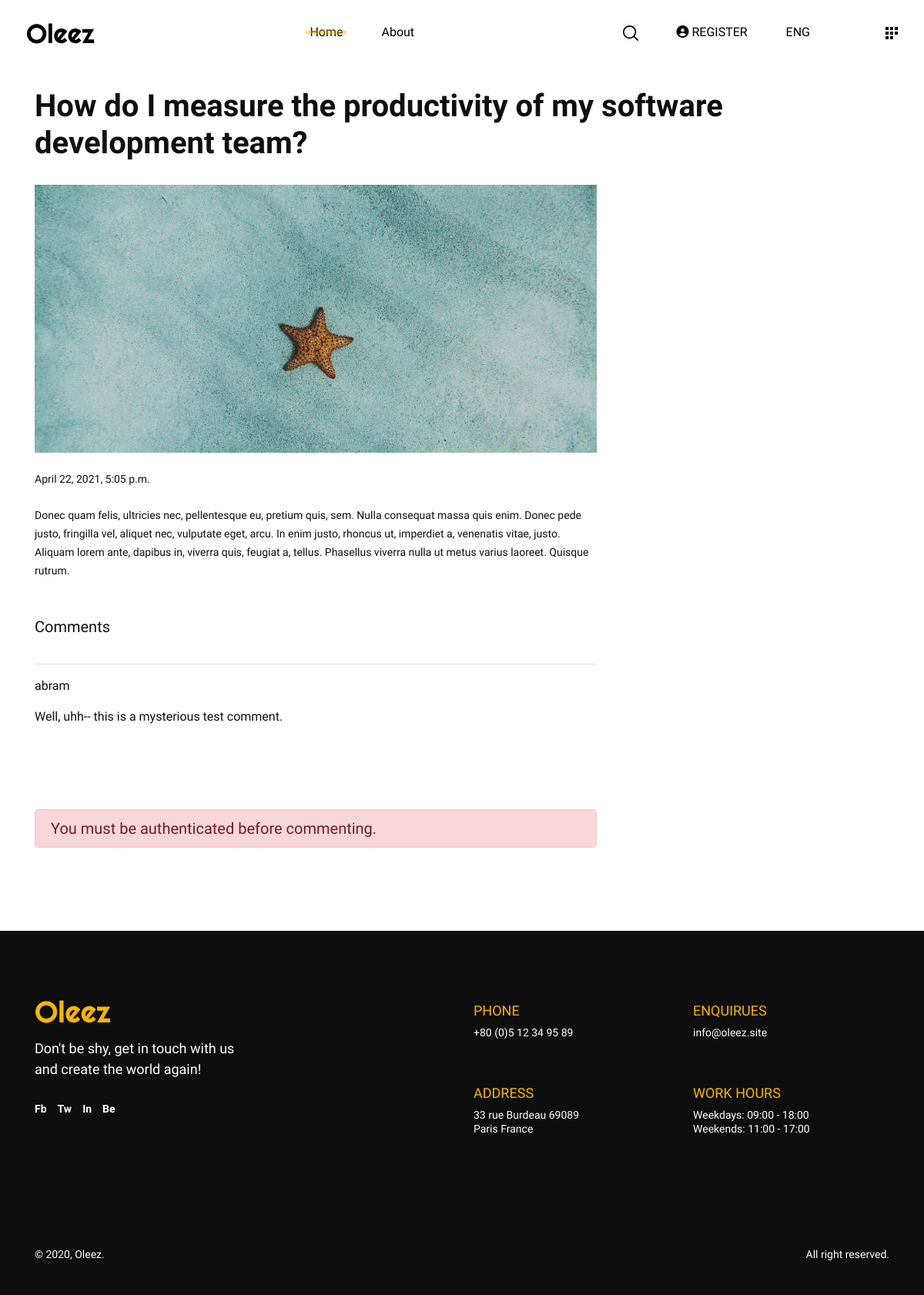
/1/, run on the app's committed database.
### crud_blog/models.py (models this page shows, shortened)
class Article(models.Model):
    user = models.ForeignKey(User, on_delete=models.CASCADE)
    title = models.CharField(max_length=150)
    content = models.TextField()
    timestamp = models.DateTimeField(auto_now=False, auto_now_add=False)

class Comment(models.Model):
    user = models.ForeignKey(User, on_delete=models.CASCADE)
    message = models.TextField()
    article = models.ForeignKey(Article, on_delete=models.CASCADE, null=True, blank=True)

### crud_blog/views.py (the view, shortened to what this page needs)
# urls.py: path('<int:pk>/', article, name="article"),
def article(request, pk):
    article = Article.objects.get(id=pk)
    comments = Comment.objects.all()
    form = CommentForm()
    context = {
        "article": article,
        "form": form,
        "comments": comments
    }
    return render(request, "crud_blog/blog-single.html", context)

### crud_blog/templates/crud_blog/blog-single.html (shortened to what this page needs)
{% extends "crud_blog/base.html" %}
{% load static %}
{% block content %}
    <main class="blog-post-single">
        <div class="container">
            <h1 class="post-title wow fadeInUp">{{ article.title }}</h1>
            <div class="row">
                <div class="col-md-8 blog-post-wrapper">
                    <div class="post-header wow fadeInUp">
                        <img src="{% static 'images/Blog_single/Blog_single@2x.jpg' %}" alt="blog post" class="post-featured-image">
                        <p class="post-date">{{ article.timestamp }}</p>
                    </div>
                    <div class="post-content wow fadeInUp mb-5">
                        <p>
                            {{ article.content }}
                        </p>
                    </div>
                    <div class="comment-section wow fadeInUp">
                        <h5 class="section-title">Comments</h5>
                        <div class="comment-section">
                            {% for comment in comments %}
                            <hr>
                                <p class="section-sub-title">
                                    {{ comment.user.username }}
                                </p>
                                <p class="section-title">
                                    {{ comment.message }}
                                </p>
                            {% endfor %}
                        </div>
                    </div>
                    {% if user.is_authenticated %}
                    <div class="comment-section wow fadeInUp">
                        <h5 class="section-title">Leave a Reply</h5>
                        <form method="POST" class="oleez-comment-form">
                            {% csrf_token %}
                            {% comment %} <div class="row">
                                <div class="form-group col-md-6">
                                    <input type="text" class="oleez-input" id="fullName" name="fullName" required>
                                    <label for="fullName">*Full name</label>
                                </div>
                                <div class="form-group col-md-6">
                                    <input type="email" class="oleez-input" id="fullName" name="email" required>
                                    <label for="email">*Email</label>
                                </div>
                            </div> {% endcomment %}
                            <div class="row">
                                <div class="form-group col-12">
                                    <label for="message">*Message</label>
                                    {{ form.message }}
                                </div>
                            </div>
                            <div class="row">
                                <div class="col-12">
                                    <button type="submit" class="btn btn-submit">Send</button>
                                </div>
                            </div>
                        </form>
                    </div>
                    {% else %}
                    <div class="comment-section wow fadeInUp">
                        <h5 class="section-title alert alert-danger">You must be authenticated before commenting.</h5>
                    </div>
                    {% endif %}
                </div>
            </div>
        </div>
    </main>
{% endblock content %}

### data on the page
Article: title "How do I measure the productivity of my software development team?", timestamp "April 22, 2021, 5:05 p.m.", content "Donec quam felis, ultricies nec, pellentesque eu, pretium quis, sem. Nulla consequat massa quis enim. Donec pede justo, fringilla vel, aliquet nec, vulputate eget, arcu. In enim justo, rhoncus ut, imperdiet a, venenatis vitae, justo. Aliquam lorem ante, dapibus in, viverra quis, feugiat a, tellus. Phasellus viverra nulla ut metus varius laoreet. Quisque rutrum."
Comment: user.username "abram", message "Well, uhh-- this is a mysterious test comment."
